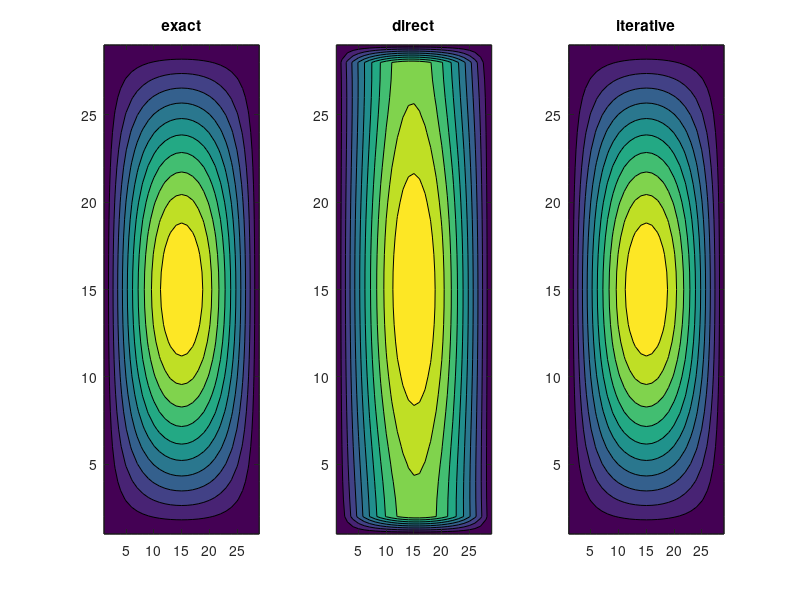

Source code (MATLAB):
function worksheet3()
   close, clear, clc
   
    Nx = 27;
    Ny = 27;
    
    hx = 1 / (Nx + 1);
    hy = 1 / (Ny + 1);
    
    gaussSeidlTolerance = 10^-4;
    
    
    exact_solution = sin(pi * (0:hy:1))' * sin(pi * (0:hx:1));
    
    
    d2T = Rhs(hy:hy:1-hy, hx:hx:1-hx);
    direct_solution = DirectSolver(Ny, Nx, hy, hx, d2T, exact_solution);
    iterative_solution = GaussSeidl(Ny, Nx, hy, hx, d2T, gaussSeidlTolerance, exact_solution);
    
    subplot(1, 3, 1)
    contourf(exact_solution);    
    title('exact');
    
    subplot(1, 3, 2)
    contourf(direct_solution);    
    title('direct');
    
    subplot(1, 3, 3)
    contourf(iterative_solution);
    title('iterative');
    
end



function coeffs = CoefficientMatrix(Nx, Ny, hx, hy)
   % CoefficientMatrix for the heat equation linear system
   
    [a, b, c] = Coeffs(hx, hy);
    template = [a b zeros(1, Nx - 2) c];
    coeffs = toeplitz([template zeros(1, Nx * Ny - length(template))]);
end

function [a, b, c] = Coeffs(hx, hy) 

    c = hx ^ -2;
    b = hy ^ -2;
    a = -2 * (b + c);    
end

function rhs = Rhs(y, x) 
    rhs = - 2 * pi * pi * sin(pi * y)' * sin(pi * x);
end 

function solution = DirectSolver(Nx, Ny, hx, hy, rhs, exact_solution)
    
    dTCoeffs = CoefficientMatrix(Nx, Ny, hx, hy);   
    d2T = reshape(rhs, [numel(rhs), 1]);
    T = dTCoeffs \ d2T;     
    solution = padarray(reshape(T, Ny, Nx), [1 1]);
    disp({'Direct norm = ',sqrt(mean(mean((solution - exact_solution).^2)))});
end

function solution = GaussSeidl(Ny, Nx, hy, hx, rhs, tol, exact_solution) 
    
    [a, b, c] = Coeffs(hx, hy);
    
    b = b / -a;
    c = c / -a; 
    rhs = rhs / a;
    x = zeros(Ny + 2, Nx + 2);
    
    residual = realmax;
    iter = 0;
    N = (Ny + 2) * (Nx + 2);
    while residual > tol
        for i = 2 : Ny + 1
            for j = 2 : Nx + 1
                x(i, j) = b * (x(i, j-1) + x(i, j+1)) + c * (x(i-1, j) + x(i+1, j)) + rhs(i-1, j-1);
            end
        end        
            
        residual = sqrt(mean(mean((x - exact_solution).^2)));
        iter = iter + 1;
    end
    
    disp({'GaussSeidl norm = ', residual});
    solution = x;
end















